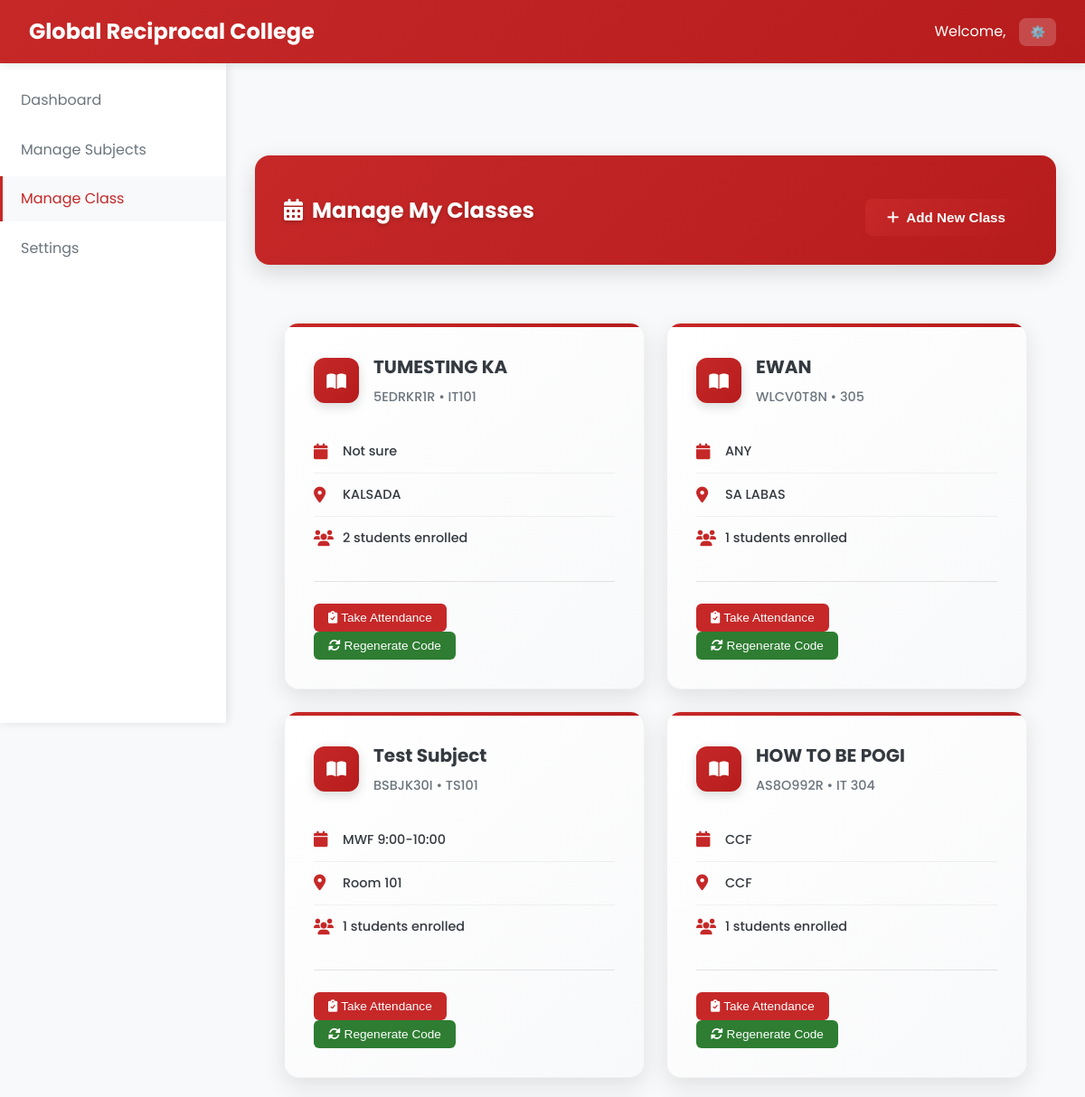
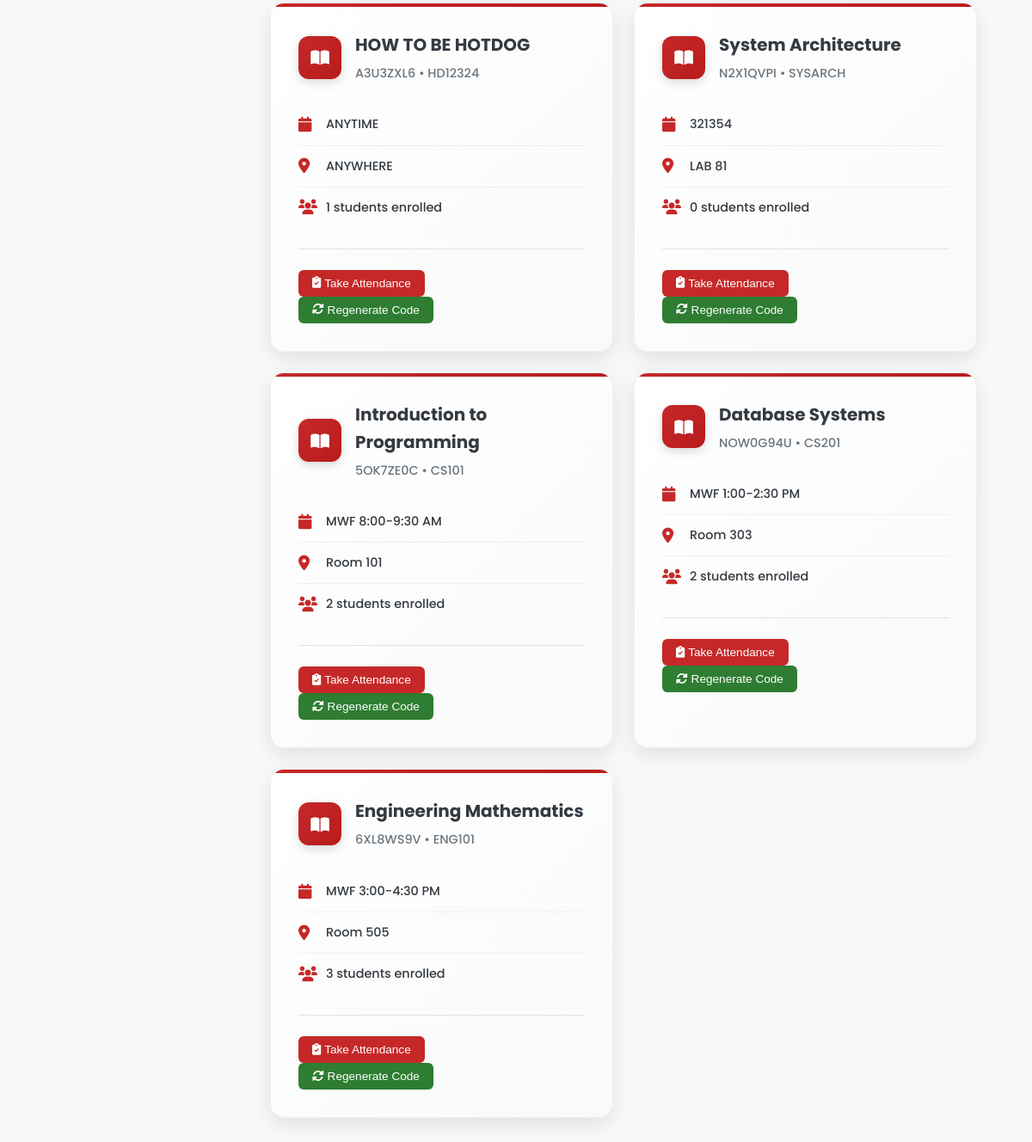
/Professor/professor_manage_schedule.php (signed in), run on the app's committed database (2 pictures, top to bottom).
### tables this page shows
CREATE TABLE `classes` (
  `class_id` varchar(20) NOT NULL,
  `class_name` varchar(100) NOT NULL,
  `class_code` varchar(20) NOT NULL,
  `subject_id` varchar(20) DEFAULT NULL,
  `professor_id` varchar(20) DEFAULT NULL,
  `schedule` varchar(100) DEFAULT NULL,
  `room` varchar(50) DEFAULT NULL,
  `created_at` datetime NOT NULL,
  `updated_at` datetime NOT NULL
);

CREATE TABLE `subjects` (
  `subject_id` varchar(20) NOT NULL,
  `subject_name` varchar(100) NOT NULL,
  `subject_code` varchar(20) NOT NULL,
  `description` text DEFAULT NULL,
  `credits` int(11) NOT NULL,
  `created_at` datetime NOT NULL,
  `updated_at` datetime NOT NULL
);

### Professor/professor_manage_schedule.php (the view, shortened to what this page needs)
<?php
require_once '../php/db.php';
$professor_id = $_SESSION['user_id'];
$query = "SELECT s.*, c.class_id, c.class_code, c.schedule, c.room
          FROM subjects s
          JOIN classes c ON s.subject_id = c.subject_id
          WHERE c.professor_id = ?
          ORDER BY s.created_at DESC";
$stmt = $pdo->prepare($query);
$stmt->execute([$professor_id]);
$subjects = $stmt->fetchAll();
$enrollment_counts = [];
foreach ($subjects as $subject) {
    $stmt = $pdo->prepare("SELECT COUNT(*) as count FROM student_classes sc
                          JOIN classes c ON sc.class_id = c.class_id
                          WHERE c.subject_id = ?");
    $stmt->execute([$subject['subject_id']]);
    $enrollment_counts[$subject['subject_id']] = $stmt->fetch()['count'];
}
?>
<!DOCTYPE html>
<html lang="en">
<head>
    <link rel="stylesheet" href="../css/styles_fixed.css">
    <link rel="stylesheet" href="https://cdnjs.cloudflare.com/ajax/libs/font-awesome/6.0.0/css/all.min.css">
</head>
<body>
    <nav class="navbar">
        <div class="navbar-brand">
            <span class="navbar-title">Global Reciprocal College</span>
        </div>
        <div class="navbar-user">
            <span>Welcome, <?php echo $_SESSION['first_name']; ?></span>
            <div class="user-dropdown">
                <button class="dropdown-toggle">⚙️</button>
            </div>
        </div>
    </nav>
    <aside class="sidebar">
        <ul class="sidebar-menu">
            <li class="sidebar-item">
                <a href="professor_dashboard.php" class="sidebar-link">Dashboard</a>
            </li>
            <li class="sidebar-item">
                <a href="manage_subjects.php" class="sidebar-link">Manage Subjects</a>
            </li>
            <li class="sidebar-item">
                <a href="professor_manage_schedule.php" class="sidebar-link active">Manage Class</a>
            </li>
            <li class="sidebar-item">
                <a href="../admin/settings.php" class="sidebar-link">Settings</a>
            </li>
        </ul>
    </aside>
    <main class="main-content">
        <div class="table-header-enhanced">
            <h2 class="table-title-enhanced"><i class="fas fa-calendar-alt" style="margin-right: 10px;"></i>Manage My Classes</h2>
            <div class="table-actions-enhanced">
                <button class="stat-primary-btn" onclick="openModal('addSubjectModal')">
                    <i class="fas fa-plus"></i> Add New Class
                </button>
            </div>
        </div>
        <div class="dashboard-container">
            <?php if (empty($subjects)): ?>
                <div class="no-data">
                    <p>No classes found. Create your first class to get started.</p>
                    <button class="stat-primary-btn" onclick="openModal('addSubjectModal')">
                        <i class="fas fa-plus"></i> Add New Class
                    </button>
                </div>
            <?php else: ?>
                <div class="stats-grid">
                    <?php foreach ($subjects as $subject): ?>
                    <div class="stat-card-enhanced" onclick="viewClassDetails('<?php echo $subject['class_id']; ?>', '<?php echo $subject['subject_name']; ?>')">
                        <div class="stat-header-enhanced">
                            <div class="stat-icon-enhanced">
                                <i class="fas fa-book-open"></i>
                            </div>
                            <div class="stat-info-enhanced">
                                <h3 class="stat-title-enhanced"><?php echo $subject['subject_name']; ?></h3>
                                <span class="stat-subtitle-enhanced"><?php echo $subject['class_code']; ?> • <?php echo $subject['subject_code']; ?></span>
                            </div>
                        </div>
                        <div class="stat-details-enhanced">
                            <div class="stat-detail-enhanced">
                                <i class="fas fa-calendar stat-detail-icon"></i>
                                <span class="stat-detail-text"><?php echo $subject['schedule']; ?></span>
                            </div>
                            <div class="stat-detail-enhanced">
                                <i class="fas fa-map-marker-alt stat-detail-icon"></i>
                                <span class="stat-detail-text"><?php echo $subject['room']; ?></span>
                            </div>
                            <div class="stat-detail-enhanced">
                                <i class="fas fa-users stat-detail-icon"></i>
                                <span class="stat-detail-text"><?php echo $enrollment_counts[$subject['subject_id']] ?? 0; ?> students enrolled</span>
                            </div>
                        </div>
                        <div class="stat-actions-enhanced">
                            <button class="stat-action-btn" onclick="event.stopPropagation(); openAttendanceModal('<?php echo $subject['class_id']; ?>', '<?php echo $subject['subject_name']; ?>')">
                                <i class="fas fa-clipboard-check"></i> Take Attendance
                            </button>
                            <button class="stat-action-btn secondary" onclick="event.stopPropagation(); regenerateCode('<?php echo $subject['subject_id']; ?>')">
                                <i class="fas fa-sync-alt"></i> Regenerate Code
                            </button>
                        </div>
                    </div>
                    <?php endforeach; ?>
                </div>
            <?php endif; ?>
        </div>
    </main>
</body>
</html>

### css/styles_fixed.css (style rules this page uses)
:root { --primary: #C62828; --primary-dark: #B71C1C; --primary-light: #EF5350; --secondary: #2E7D32; --accent: #1565C0; --light: #f8f9fa; --dark: #343a40; --gray: #6c757d; --light-gray: #e9ecef; --success: #28a745; --warning: #ffc107; --danger: #dc3545; --info: #17a2b8; }
* { margin: 0; padding: 0; box-sizing: border-box; }
body { font-family: 'Poppins', sans-serif; background-color: var(--light); color: var(--dark); line-height: 1.6; }
.navbar { background: linear-gradient(135deg, var(--primary) 0%, var(--primary-dark) 100%); color: white; padding: 1rem 2rem; display: flex; justify-content: space-between; align-items: center; box-shadow: 0 2px 10px rgba(0, 0, 0, 0.1); position: sticky; top: 0; z-index: 1000; }
.navbar-brand { font-size: 1.5rem; font-weight: 700; display: flex; align-items: center; gap: 10px; }
.navbar-user { display: flex; align-items: center; gap: 15px; }
.user-dropdown { position: relative; }
.dropdown-toggle { background: rgba(255, 255, 255, 0.2); border: none; color: white; padding: 8px 12px; border-radius: 8px; cursor: pointer; transition: background-color 0.3s ease; }
.sidebar { width: 250px; background: white; height: calc(100vh - 70px); position: fixed; left: 0; top: 70px; box-shadow: 2px 0 10px rgba(0, 0, 0, 0.1); overflow-y: auto; transition: transform 0.3s ease; z-index: 999; transform: translateX(0); }
.sidebar-menu { list-style: none; padding: 1rem 0; }
.sidebar-item { margin-bottom: 5px; }
.sidebar-link { display: flex; align-items: center; padding: 12px 20px; color: var(--gray); text-decoration: none; transition: all 0.3s ease; border-left: 3px solid transparent; }
.sidebar-link.active { background: var(--light); color: var(--primary); border-left-color: var(--primary); }
.main-content { margin-left: 250px; margin-top: 70px; padding: 2rem; min-height: calc(100vh - 70px); background: var(--light); transition: margin-left 0.3s ease, padding 0.3s ease; }
.dashboard-container { max-width: 1200px; margin: 0 auto; padding: 2rem; }
.stats-grid { display: grid; grid-template-columns: repeat(auto-fill, minmax(350px, 1fr)); gap: 2rem; margin-bottom: 2rem; }
.stat-card-enhanced { background: linear-gradient(135deg, #ffffff 0%, #f8f9fa 100%); border-radius: 16px; padding: 2rem; box-shadow: 0 8px 25px rgba(0, 0, 0, 0.1); border: 1px solid rgba(0, 0, 0, 0.05); transition: all 0.3s ease; position: relative; overflow: hidden; }
.stat-card-enhanced::before { content: ''; position: absolute; top: 0; left: 0; right: 0; height: 4px; background: linear-gradient(90deg, var(--primary) 0%, var(--primary-dark) 100%); }
.stat-header-enhanced { display: flex; align-items: center; gap: 1rem; margin-bottom: 1.5rem; }
.stat-icon-enhanced { width: 50px; height: 50px; background: linear-gradient(135deg, var(--primary) 0%, var(--primary-dark) 100%); border-radius: 12px; display: flex; align-items: center; justify-content: center; color: white; font-size: 1.2rem; box-shadow: 0 4px 12px rgba(0, 0, 0, 0.15); }
.stat-info-enhanced { flex: 1; }
.stat-title-enhanced { font-size: 1.25rem; font-weight: 700; color: var(--dark); margin: 0 0 0.25rem 0; }
.stat-subtitle-enhanced { font-size: 0.9rem; color: var(--gray); font-weight: 500; }
.stat-actions-enhanced { border-top: 1px solid rgba(0, 0, 0, 0.1); padding-top: 1.5rem; }
.stat-action-btn { background: var(--primary); color: white; border: none; padding: 0.5rem 1rem; border-radius: 6px; cursor: pointer; font-size: 0.85rem; font-weight: 500; display: flex; align-items: center; gap: 0.25rem; transition: background-color 0.2s; }
.stat-primary-btn { background: linear-gradient(135deg, var(--primary) 0%, var(--primary-dark) 100%); color: white; border: none; padding: 0.75rem 1.5rem; border-radius: 8px; cursor: pointer; font-size: 0.95rem; font-weight: 600; display: inline-flex; align-items: center; gap: 0.5rem; transition: transform 0.2s, box-shadow 0.2s; }
.table-header-enhanced { background: linear-gradient(135deg, var(--primary) 0%, var(--primary-dark) 100%); padding: 2rem; border-radius: 16px; margin-bottom: 2rem; box-shadow: 0 8px 25px rgba(0, 0, 0, 0.15); display: flex; justify-content: space-between; align-items: center; }
.table-title-enhanced { color: white; font-size: 1.5rem; font-weight: 700; margin: 0; text-shadow: 0 2px 4px rgba(0, 0, 0, 0.2); }
.table-actions-enhanced { display: flex; gap: 1rem; }

### data on the page
classes: subject.subject_name "TUMESTING KA", class_code "5EDRKR1R", subject.subject_code "IT101", schedule "Not sure", room "KALSADA", subject.subject_id "2"
classes: subject.subject_name "EWAN", class_code "WLCV0T8N", subject.subject_code "305", schedule "ANY", room "SA LABAS", subject.subject_id "1"
classes: subject.subject_name "Test Subject", class_code "BSBJK30I", subject.subject_code "TS101", schedule "MWF 9:00-10:00", room "Room 101", subject.subject_id "1"
classes: subject.subject_name "HOW TO BE POGI", class_code "AS8O992R", subject.subject_code "IT 304", schedule "CCF", room "CCF", subject.subject_id "1"
classes: subject.subject_name "HOW TO BE HOTDOG", class_code "A3U3ZXL6", subject.subject_code "HD12324", schedule "ANYTIME", room "ANYWHERE", subject.subject_id "1"
classes: subject.subject_name "System Architecture", class_code "N2X1QVPI", subject.subject_code "SYSARCH", schedule "321354", room "LAB 81", subject.subject_id "0"
classes: subject.subject_name "Introduction to Programming", class_code "5OK7ZE0C", subject.subject_code "CS101", schedule "MWF 8:00-9:30 AM", room "Room 101", subject.subject_id "2"
classes: subject.subject_name "Database Systems", class_code "NOW0G94U", subject.subject_code "CS201", schedule "MWF 1:00-2:30 PM", room "Room 303", subject.subject_id "2"
classes: subject.subject_name "Engineering Mathematics", class_code "6XL8WS9V", subject.subject_code "ENG101", schedule "MWF 3:00-4:30 PM", room "Room 505", subject.subject_id "3"
